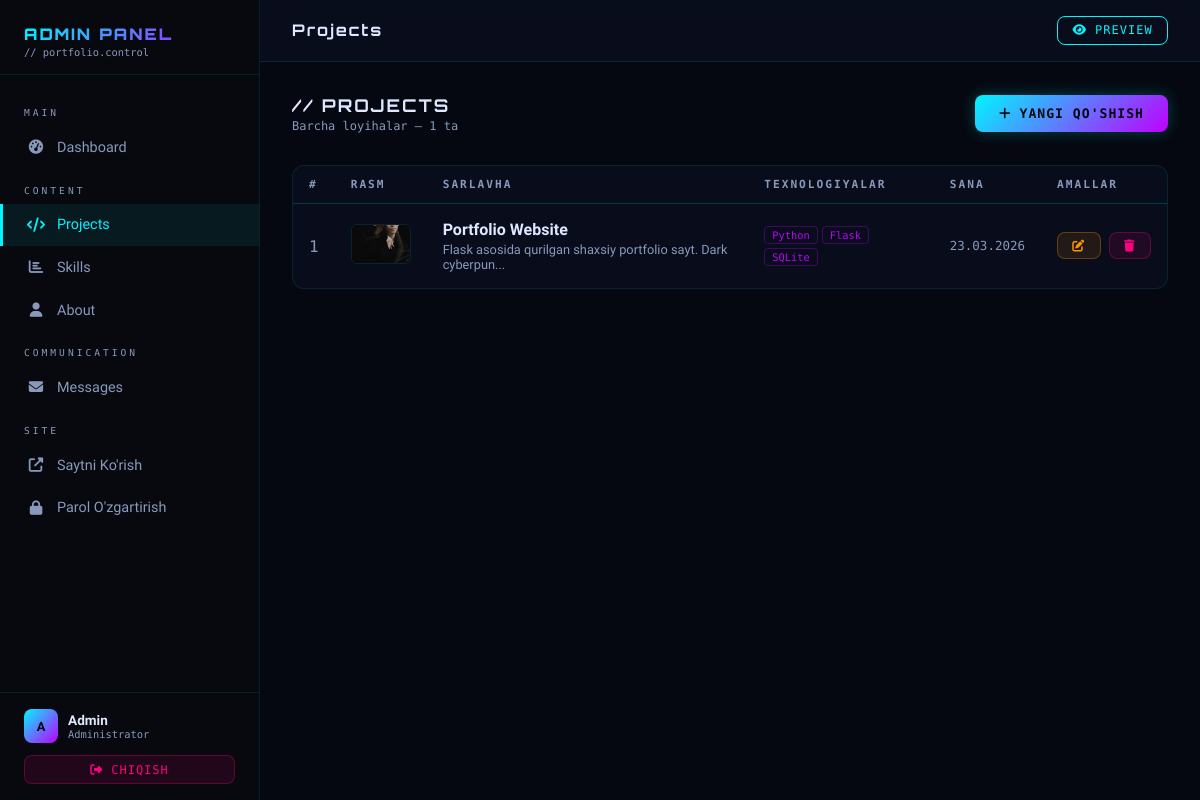
The app's page /projects with its own data.
### app.py (models this page shows)
class Project(db.Model):
    id = db.Column(db.Integer, primary_key=True)
    title = db.Column(db.String(200), nullable=False)
    description = db.Column(db.Text, nullable=False)
    image = db.Column(db.String(300), default='default_project.png')
    link = db.Column(db.String(500), nullable=True)
    github_link = db.Column(db.String(500), nullable=True)
    tech_stack = db.Column(db.String(500), nullable=True)  # "Python, Flask, SQLite"
    created_at = db.Column(db.DateTime, default=datetime.utcnow)
    def get_tech_list(self):
        if self.tech_stack:
            return [t.strip() for t in self.tech_stack.split(',')]
        return []

### app.py (the view)
@app.route('/projects')
def projects():
    all_projects = Project.query.order_by(Project.created_at.desc()).all()
    return render_template('projects.html', projects=all_projects)

### templates/admin/projects.html (shortened to what this page needs)
{% extends 'admin/base.html' %}
{% block topbar_title %}Projects{% endblock %}
{% block content %}
<div class="page-header">
    <div>
        <div class="page-title">// PROJECTS</div>
        <div class="page-subtitle">Barcha loyihalar — {{ projects|length }} ta</div>
    </div>
    <a href="{{ url_for('admin_add_project') }}" class="btn btn-primary">
        <i class="fas fa-plus"></i> Yangi Qo'shish
    </a>
</div>
<div class="card">
    <div class="table-wrap">
        {% if projects %}
        <table>
            <thead>
                <tr>
                    <th>#</th>
                    <th>Rasm</th>
                    <th>Sarlavha</th>
                    <th>Texnologiyalar</th>
                    <th>Sana</th>
                    <th>Amallar</th>
                </tr>
            </thead>
            <tbody>
                {% for p in projects %}
                <tr>
                    <td style="font-family:var(--font-mono); color:var(--text-secondary)">{{ loop.index }}</td>
                    <td>
                        {% if p.image and p.image != 'default_project.png' %}
                        <img src="{{ url_for('static', filename='uploads/' + p.image) }}" class="project-thumb" alt="">
                        {% else %}
                        <div class="project-thumb-placeholder"><i class="fas fa-code"></i></div>
                        {% endif %}
                    </td>
                    <td>
                        <strong>{{ p.title }}</strong>
                        <div style="font-size:0.8rem; color:var(--text-secondary); margin-top:3px">
                            {{ p.description[:60] }}{{ '...' if p.description|length > 60 }}
                        </div>
                    </td>
                    <td>
                        {% if p.tech_stack %}
                        <div style="display:flex; flex-wrap:wrap; gap:4px; max-width:200px">
                            {% for tech in p.get_tech_list()[:3] %}
                            <span style="font-family:var(--font-mono); font-size:0.65rem; padding:2px 7px;
                                  border:1px solid rgba(191,0,255,0.3); border-radius:4px; color:var(--neon-purple)">{{ tech }}</span>
                            {% endfor %}
                        </div>
                        {% else %}<span style="color:var(--text-secondary)">—</span>{% endif %}
                    </td>
                    <td style="font-family:var(--font-mono); font-size:0.78rem; color:var(--text-secondary)">
                        {{ p.created_at.strftime('%d.%m.%Y') }}
                    </td>
                    <td>
                        <div class="td-actions">
                            <a href="{{ url_for('admin_edit_project', id=p.id) }}" class="btn btn-warning btn-sm">
                                <i class="fas fa-edit"></i>
                            </a>
                            <form id="del_{{ p.id }}" method="POST" action="{{ url_for('admin_delete_project', id=p.id) }}">
                                <button type="button" class="btn btn-danger btn-sm"
                                        onclick="confirmDelete('del_{{ p.id }}', '\"{{ p.title }}\" o\'chirilsinmi?')">
                                    <i class="fas fa-trash"></i>
                                </button>
                            </form>
                        </div>
                    </td>
                </tr>
                {% endfor %}
            </tbody>
        </table>
        {% else %}
        <div style="padding:3rem; text-align:center; color:var(--text-secondary)">
            <i class="fas fa-folder-open" style="font-size:2.5rem; margin-bottom:1rem; color:var(--neon-purple); display:block"></i>
            Loyihalar mavjud emas. <a href="{{ url_for('admin_add_project') }}">Birinchisini qo'shing!</a>
        </div>
        {% endif %}
    </div>
</div>
{% endblock %}

### static/css/admin.css (style rules this page uses)
:root { --bg-dark: #050810; --bg-card: #0a0f1e; --bg-sidebar: #07090f; --neon-cyan: #00f5ff; --neon-purple: #bf00ff; --neon-pink: #ff0080; --neon-green: #00ff88; --neon-orange: #ff9500; --text-primary: #e0e8ff; --text-secondary: #8899bb; --border-glow: rgba(0,245,255,0.3); --border-dim: rgba(0,245,255,0.1); --font-display: 'Orbitron', monospace; --font-mono: 'Share Tech Mono', monospace; --font-body: 'Rajdhani', sans-serif; --sidebar-w: 260px; --transition: 0.3s cubic-bezier(0.4,0,0.2,1); }
*, *::before, *::after { box-sizing: border-box; margin: 0; padding: 0; }
html { scroll-behavior: smooth; }
body { background: var(--bg-dark); color: var(--text-primary); font-family: var(--font-body); min-height: 100vh; }
a { color: var(--neon-cyan); text-decoration: none; transition: var(--transition); }
.btn { display: inline-flex; align-items: center; gap: 8px; padding: 0.7rem 1.5rem; font-family: var(--font-mono); font-size: 0.82rem; letter-spacing: 1px; border-radius: 8px; cursor: pointer; border: none; transition: var(--transition); text-transform: uppercase; }
.btn-primary { background: linear-gradient(135deg, var(--neon-cyan), var(--neon-purple)); color: #050810; font-weight: 700; box-shadow: 0 0 15px rgba(0,245,255,0.25); }
.btn-danger { background: rgba(255,0,128,0.1); color: var(--neon-pink); border: 1px solid rgba(255,0,128,0.3); }
.btn-warning { background: rgba(255,149,0,0.1); color: var(--neon-orange); border: 1px solid rgba(255,149,0,0.3); }
.btn-sm { padding: 0.4rem 0.9rem; font-size: 0.75rem; }
.card { background: rgba(10,15,30,0.8); backdrop-filter: blur(10px); border: 1px solid var(--border-dim); border-radius: 12px; overflow: hidden; margin-bottom: 2rem; }
.table-wrap { overflow-x: auto; }
table { width: 100%; border-collapse: collapse; }
thead tr { border-bottom: 1px solid var(--border-dim); }
th { text-align: left; padding: 0.75rem 1rem; font-family: var(--font-mono); font-size: 0.7rem; letter-spacing: 2px; color: var(--text-secondary); text-transform: uppercase; white-space: nowrap; }
td { padding: 1rem; border-bottom: 1px solid var(--border-dim); vertical-align: middle; }
tr:last-child td { border-bottom: none; }
.td-actions { display: flex; gap: 0.5rem; }
.project-thumb { width: 60px; height: 40px; object-fit: cover; border-radius: 6px; border: 1px solid var(--border-dim); }
.page-header { display: flex; justify-content: space-between; align-items: center; margin-bottom: 2rem; }
.page-title { font-family: var(--font-display); font-size: 1.1rem; font-weight: 700; letter-spacing: 2px; }
.page-subtitle { font-family: var(--font-mono); font-size: 0.75rem; color: var(--text-secondary); margin-top: 3px; }

### records on screen
Project: image (picture), title "Portfolio Website", description "Flask asosida qurilgan shaxsiy portfolio sayt. Dark cyberpun", description "...", 3 "Python" "Flask" "SQLite", created_at "23.03.2026"

### other values on screen
{{ session.get('admin_username', 'A')[0].upper() }} "A"
{{ session.get('admin_username', 'Admin') }} "Admin"
{{ projects|length }} "1"
